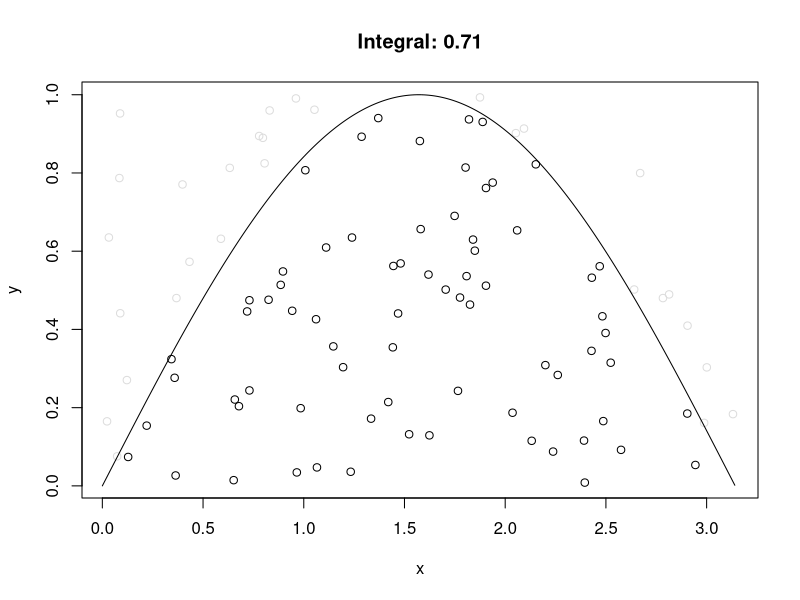
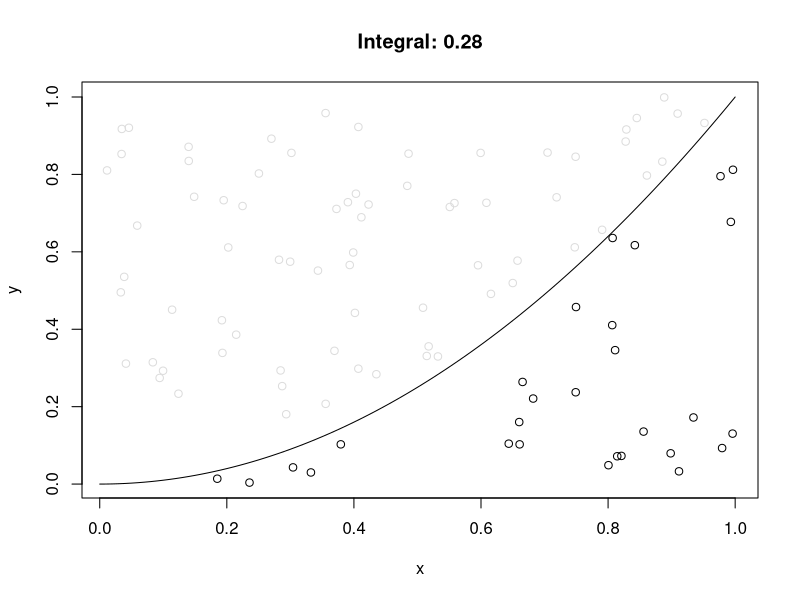
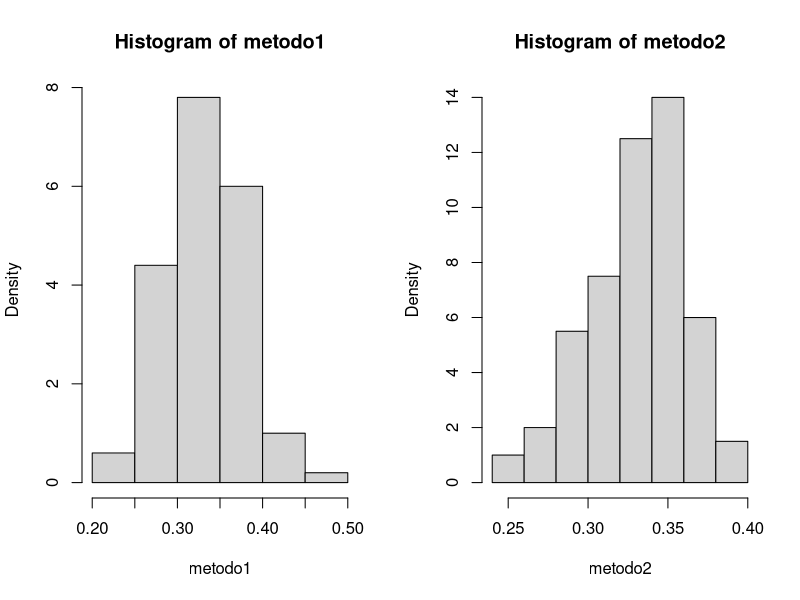
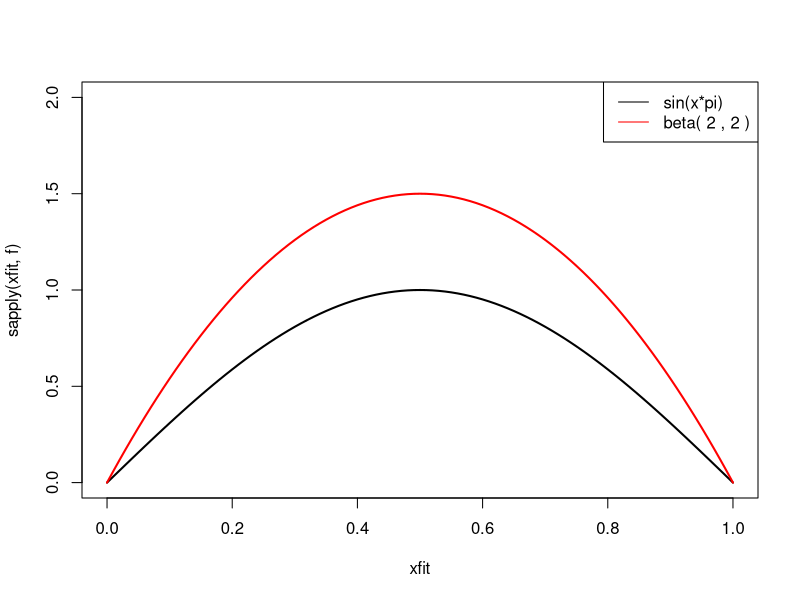
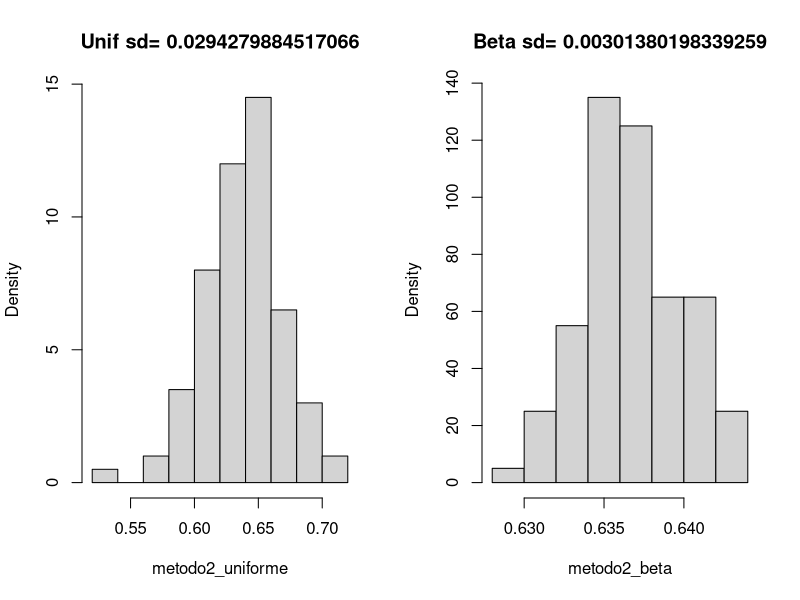
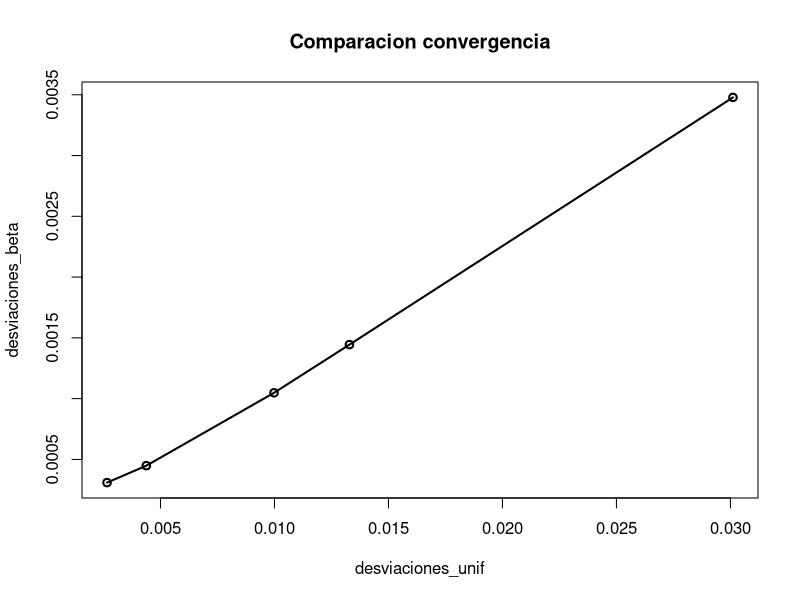

Write R code to recreate these figures, in order. (Note: this script raises an error after producing the figures.)

# Semana 3 - Simulacion de montecarlo
# Grupo 1 - Luis Jariego, Pablo Marcos, Roberto Alcover y Santiago Cerezo

montecarlo <- function(f, n=10000,xlim=c(0,1), ylim=c(0,1), plt=F) {
  # Integra la funcion f en el intervalo xlim usando el metodo de 
  # montecarlo, calculando la proporcion de puntos generados debajo
  # de la curva.
  #
  # f: Funcion a integrar
  # n: Numero de pares uniformes a generar
  # xlim: Intervalo donde integrar la funcion
  # ylim: Rango de funciones a integrar, para ser optimo deberia ser
  #       (min(f), max(f)) en el intervalo de integracion.
  # Devuelve un vector con:
  #    - La integral aproximada como la razon de puntos debajo de la curva
  #    - Puntos x generados
  #    - Puntos y generados
  #    - Array con indices de los puntos aceptados
  
  x = runif(n, xlim[1], xlim[2])
  y = runif(n, ylim[1], ylim[2])

  # Calculamos los puntos donde 
  values <- sapply(x,f)
  z <- ((values >= y))
  integral <- length(z[z == TRUE])/n
  
  if(plt) {
    colores <- rep("gainsboro", n)
    colores[z == T] = "black"
    
    plot(x,y,col=colores, main=paste("Integral:", integral))
    xfit = seq(xlim[1], xlim[2],0.01)
    lines(xfit, sapply(xfit, f))
  }
  
  return (integral)
  
}

# Segundo metodo de integracion

integra <- function(g, n=1000, xlim=c(0,1), rf=runif, df=dunif) {
  # Calcula la integral de g como E[g(X)/f(X)]
  # teniendo X la funcion de densidad f
  # Args:
  #      g:  Funcion a integrar
  #      n:  Numero de muestras aleatorias a generar
  #      xlim: Intervalo de integracion
  #      rf: Funcion para generar muestras de X
  #      pf: Funcion de densidad de X
  
  muestras <- rf(n)
  h <- function(x) g(x)/df(x)
  
  values <- sapply(muestras, h)
  
  return (mean(values))
}

n <- 100
par(mfrow=c(1,1))
# Integral de sin(x)
res <- montecarlo(sin,n,xlim=c(0,pi),plt=T)  

# Integral de x^2
f <- function(x) x**2 
print(montecarlo(f,n,plt=T)) # Metodo 1
print(integra(f,n)) # Metodo 2


# Comparamos la variabilidad de cada uno de los 2 metodos
k <- 100 # Numero de simulaciones de la integral

metodo1 <- replicate(k, montecarlo(f,n)   )
metodo2 <- replicate(k, integra(f,n))
metodo <- replicate(100, runif)


par(mfrow=c(1,2))
print("Comparacion metodo montecarlo vs naive montecarlo, desviaciones:")
print(sd(metodo1))
print(sd(metodo2))
hist(metodo1, prob=T)
hist(metodo2, prob=T)

# Integramos el coseno pero calculando la esperanza de la uniforme y la beta
alfa <- 2
beta <- 2
rf <- function(n) { rbeta(n, shape1 = alfa, shape2 = beta)}
df <- function(x) { dbeta(x, shape1 = alfa, shape2 = beta)}

f <- function(x) { sin(x*pi)}


# Pintamos la funcion de densidad beta y la funcion a integrar
xfit = seq(0,1,0.01)

par(mfrow=c(1,1))
plot(xfit, sapply(xfit, f), type="l", lwd=2, ylim=c(0,2))
lines(xfit, sapply(xfit, df), lwd=2, col="red")
legend("topright", legend=c("sin(x*pi)", paste("beta(",alfa,",",beta,")")),
       col=c("black", "red"),lty=c(1,1))

par(mfrow=c(1,2))
metodo2_uniforme <- replicate(k, integra(f, n))
metodo2_beta <- replicate(k, integra(f, n, rf=rf,df=df))

print("Desviaciones estandar con uniforme vs beta")
sd1 <- sd(metodo2_uniforme)
sd2 <- sd(metodo2_beta)
hist(metodo2_uniforme, prob=T, main=paste("Unif sd=",sd1))
hist(metodo2_beta, prob=T, main=paste("Beta sd=",sd2))

# Veamos como afecta a la desviacion el numero de muestras
desviaciones_beta <- c()
desviaciones_unif <- c()
i <- 1
sims = c(100,500,1000, 5000, 10000)
for (n in sims){
  metodo2_beta <- replicate(k, integra(f, n, rf=rf,df=df))
  metodo2_uniforme <- replicate(k, integra(f, n))
  desviaciones_beta[[i]] <- sd(metodo2_beta)
  desviaciones_unif[[i]] <- sd(metodo2_uniforme)
  i <- i+1
}
par(mfrow=c(1,1))
xfit = seq(0, 1e4,length=100)
#plot(xfit, 1/sqrt(xfit), type="l", col="red", lwd=2, main="Comparacion convergencia")
plot(desviaciones_unif, desviaciones_beta, type="o", main="Comparacion convergencia", lwd=2)
plot(sims, desviaciones_beta/desviaciones_unif, type="o", main="Comparacion convergencia sd_beta/sd_unif", lwd=2)

